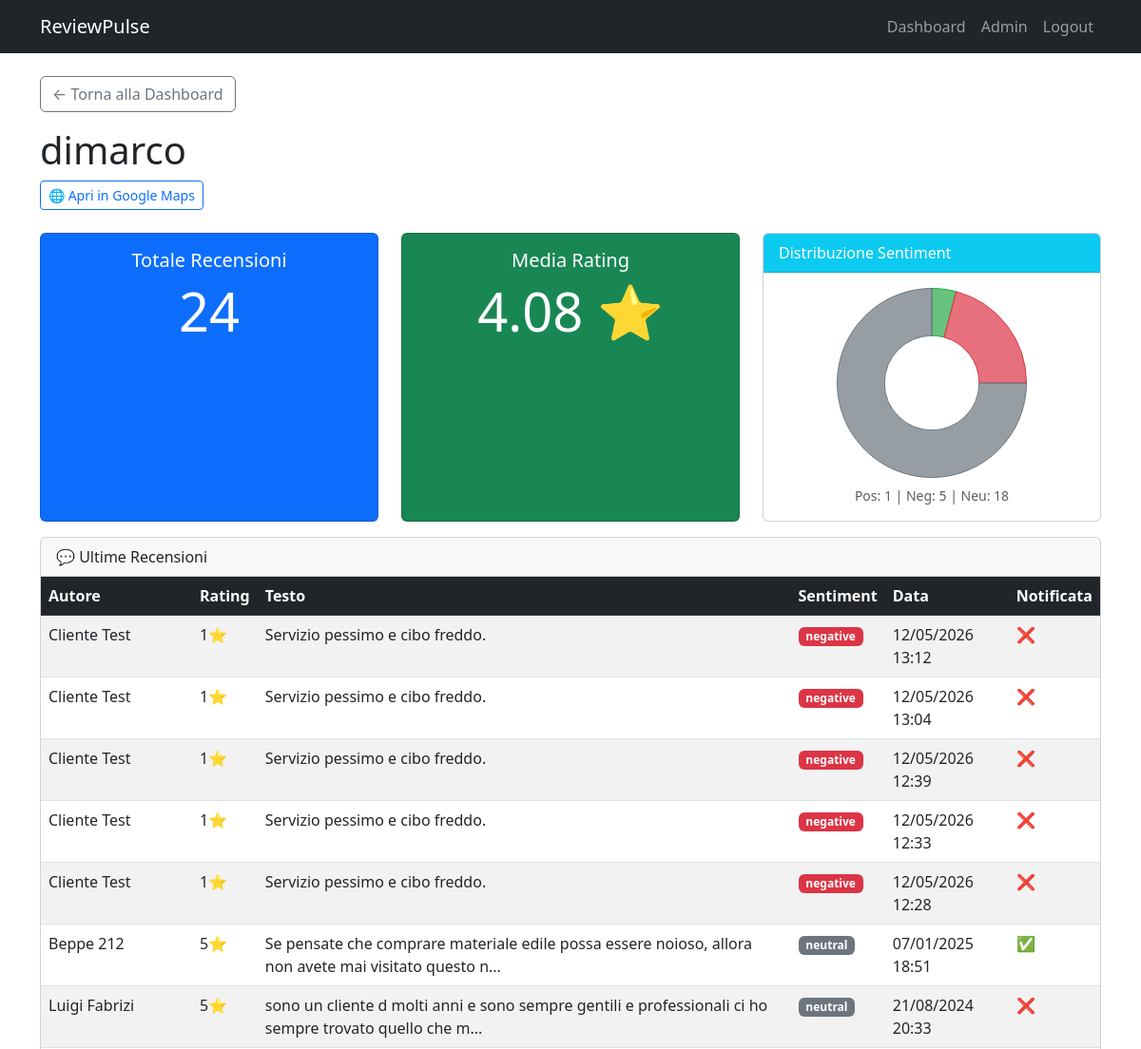
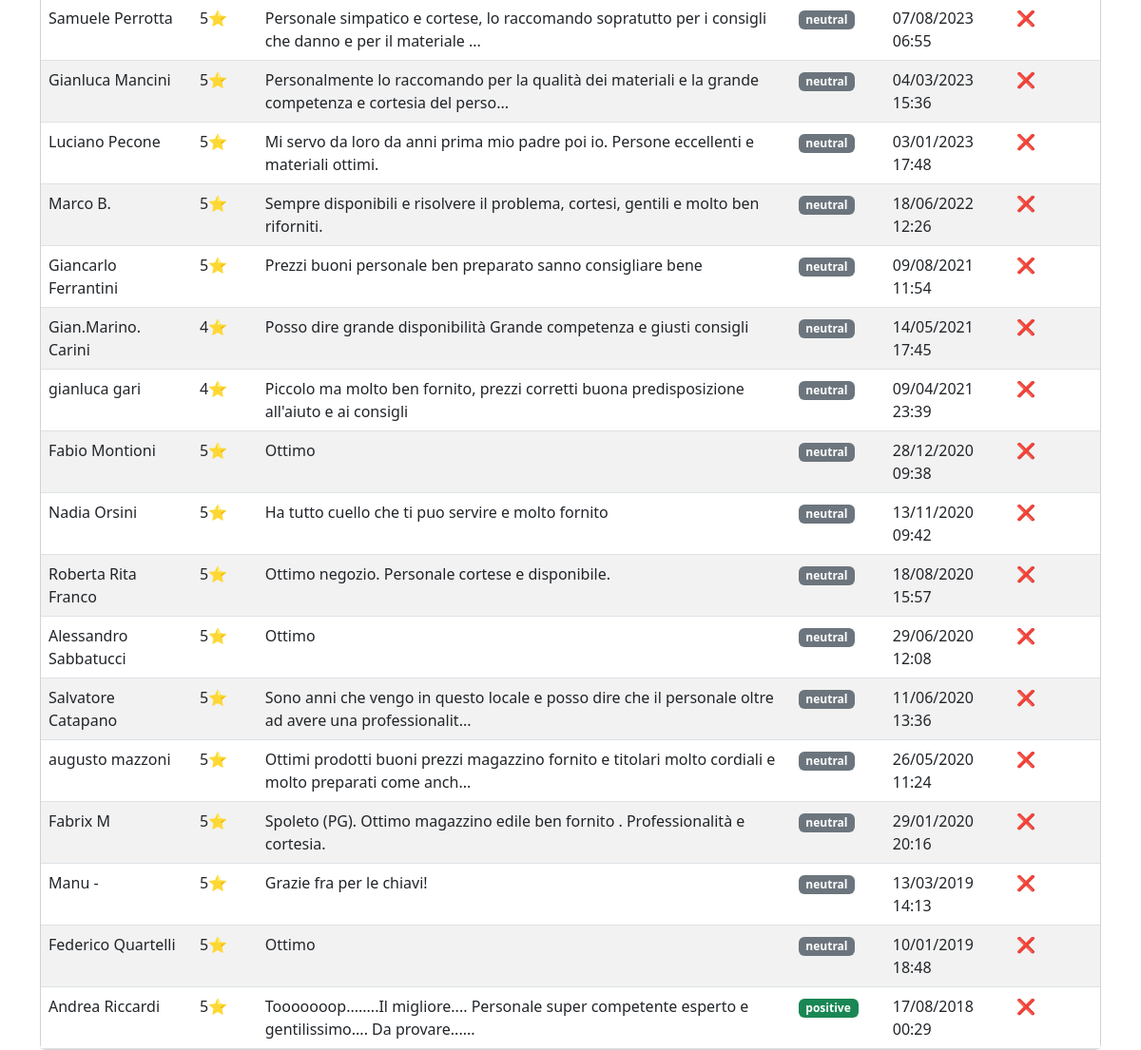
The page /place/1 (signed in) on the database its author committed (2 pictures, top to bottom).
### app/models.py (models this page shows)
class MonitoredPlace(db.Model):
    id = db.Column(db.Integer, primary_key=True)
    place_id = db.Column(db.String(512), nullable=False)
    place_name = db.Column(db.String(255), nullable=True)
    user_id = db.Column(db.Integer, db.ForeignKey('user.id'), nullable=False)
    reviews = db.relationship('Review', backref='place', lazy=True, cascade='all, delete-orphan')

class Review(db.Model):
    id = db.Column(db.Integer, primary_key=True)
    author_name = db.Column(db.String(100))
    rating = db.Column(db.Integer)
    text = db.Column(db.Text)
    time = db.Column(db.DateTime, default=datetime.utcnow)
    source = db.Column(db.String(50), default="Google")
    sentiment = db.Column(db.String(20))
    notified = db.Column(db.Boolean, default=False)
    response_sent = db.Column(db.Boolean, default=False)
    user_id = db.Column(db.Integer, db.ForeignKey('user.id'), nullable=False)
    place_id = db.Column(db.Integer, db.ForeignKey('monitored_place.id'), nullable=False)

### app/routes.py (the view)
@main.route('/place/<int:place_id>')
@login_required
def place_detail(place_id):
    place = MonitoredPlace.query.get_or_404(place_id)
    if place.user_id != current_user.id and not current_user.is_admin:
        flash('Accesso non autorizzato.', 'danger')
        return redirect(url_for('main.dashboard'))
    reviews = Review.query.filter_by(place_id=place.id).order_by(Review.time.desc()).all()
    total = len(reviews)
    positive = sum(1 for r in reviews if r.sentiment == 'positive')
    negative = sum(1 for r in reviews if r.sentiment == 'negative')
    neutral = sum(1 for r in reviews if r.sentiment == 'neutral')
    avg_rating = sum(r.rating for r in reviews) / total if total > 0 else 0
    chart_labels = ['Positive', 'Negative', 'Neutral']
    chart_data = [positive, negative, neutral]
    return render_template('place_detail.html',
                           place=place,
                           reviews=reviews,
                           total=total,
                           positive=positive,
                           negative=negative,
                           neutral=neutral,
                           avg_rating=round(avg_rating, 2),
                           chart_labels=chart_labels,
                           chart_data=chart_data)

### app/templates/place_detail.html (shortened to what this page needs)
{% extends "base.html" %}
{% block content %}
<div class="mb-3">
    <a href="{{ url_for('main.dashboard') }}" class="btn btn-outline-secondary">← Torna alla Dashboard</a>
</div>
<h1>{{ place.place_name or 'Locale senza nome' }}</h1>
<div class="mb-3">
    {% if place.place_id.startswith('http') %}
        <a href="{{ place.place_id }}" target="_blank" class="btn btn-outline-primary btn-sm">
            🌐 Apri in Google Maps
        </a>
    {% else %}
        <a href="https://www.google.com/maps/place/?q=place_id:{{ place.place_id }}" target="_blank" class="btn btn-outline-primary btn-sm">
            🌐 Apri in Google Maps
        </a>
    {% endif %}
</div>
<div class="row mt-4">
    <div class="col-md-4 mb-3">
        <div class="card text-white bg-primary h-100">
            <div class="card-body text-center">
                <h5 class="card-title">Totale Recensioni</h5>
                <p class="display-4">{{ total }}</p>
            </div>
        </div>
    </div>
    <div class="col-md-4 mb-3">
        <div class="card text-white bg-success h-100">
            <div class="card-body text-center">
                <h5 class="card-title">Media Rating</h5>
                <p class="display-4">{{ avg_rating }} ⭐</p>
            </div>
        </div>
    </div>
    <div class="col-md-4 mb-3">
        <div class="card h-100">
            <div class="card-header bg-info text-white">
                Distribuzione Sentiment
            </div>
            <div class="card-body d-flex flex-column align-items-center justify-content-center">
                <div style="max-width: 200px; width: 100%;">
                    <canvas id="sentimentChart" width="200" height="200"></canvas>
                </div>
                <div class="mt-2 small text-muted">
                    Pos: {{ positive }} | Neg: {{ negative }} | Neu: {{ neutral }}
                </div>
            </div>
        </div>
    </div>
</div>
<div class="card">
    <div class="card-header">💬 Ultime Recensioni</div>
    <div class="card-body p-0">
        <div class="table-responsive">
            <table class="table table-hover table-striped mb-0">
                <thead class="table-dark">
                    <tr>
                        <th>Autore</th>
                        <th>Rating</th>
                        <th>Testo</th>
                        <th>Sentiment</th>
                        <th>Data</th>
                        <th>Notificata</th>
                    </tr>
                </thead>
                <tbody>
                    {% for r in reviews %}
                    <tr>
                        <td>{{ r.author_name }}</td>
                        <td>{{ r.rating }}⭐</td>
                        <td>{{ r.text[:100] }}{% if r.text|length > 100 %}...{% endif %}</td>
                        <td>
                            <span class="badge bg-{{ 'danger' if r.sentiment=='negative' else 'success' if r.sentiment=='positive' else 'secondary' }}">
                                {{ r.sentiment }}
                            </span>
                        </td>
                        <td>{{ r.time.strftime('%d/%m/%Y %H:%M') }}</td>
                        <td>{{ '✅' if r.notified else '❌' }}</td>
                    </tr>
                    {% else %}
                    <tr>
                        <td colspan="6" class="text-center text-muted">Nessuna recensione ancora.</td>
                    </tr>
                    {% endfor %}
                </tbody>
            </table>
        </div>
    </div>
</div>
{% endblock %}
{% block scripts %}
<script>
    document.addEventListener('DOMContentLoaded', function() {
        var ctx = document.getElementById('sentimentChart').getContext('2d');
        new Chart(ctx, {
            type: 'doughnut',
            data: {
                labels: {{ chart_labels|tojson }},
                datasets: [{
                    label: 'Numero di recensioni',
                    data: {{ chart_data|tojson }},
                    backgroundColor: [
                        'rgba(40, 167, 69, 0.7)',
                        'rgba(220, 53, 69, 0.7)',
                        'rgba(108, 117, 125, 0.7)'
                    ],
                    borderColor: [
                        'rgba(40, 167, 69, 1)',
                        'rgba(220, 53, 69, 1)',
                        'rgba(108, 117, 125, 1)'
                    ],
                    borderWidth: 1
                }]
            },
            options: {
                responsive: true,
                maintainAspectRatio: true,
                plugins: {
                    legend: {
                        display: false   // nascondo legenda perché già riportata sotto
                    }
                }
            }
        });
    });
</script>
{% endblock %}

### app/templates/base.html (shortened to what this page needs)
<!DOCTYPE html>
<html lang="it">
<head>
    <link href="https://cdn.jsdelivr.net/npm/bootstrap@5.3.0/dist/css/bootstrap.min.css" rel="stylesheet">
</head>
<body>
    <nav class="navbar navbar-expand-lg navbar-dark bg-dark">
        <div class="container">
            <a class="navbar-brand" href="/">ReviewPulse</a>
            <div class="collapse navbar-collapse">
                <ul class="navbar-nav ms-auto">
                    {% if current_user.is_authenticated %}
                        <li class="nav-item"><a class="nav-link" href="{{ url_for('main.dashboard') }}">Dashboard</a></li>
                        {% if current_user.is_admin %}
                            <li class="nav-item"><a class="nav-link" href="{{ url_for('main.admin_panel') }}">Admin</a></li>
                        {% endif %}
                        <li class="nav-item"><a class="nav-link" href="{{ url_for('main.logout') }}">Logout</a></li>
                    {% else %}
                        <li class="nav-item"><a class="nav-link" href="{{ url_for('main.login') }}">Login</a></li>
                        <li class="nav-item"><a class="nav-link" href="{{ url_for('main.register') }}">Registrati</a></li>
                    {% endif %}
                </ul>
            </div>
        </div>
    </nav>
    <div class="container mt-4">
        {% block content %}{% endblock %}
    </div>
	{% block scripts %}{% endblock %}
</body>
</html>

### rows shown on the page
MonitoredPlace: place_name "dimarco"
Review: author_name "Cliente Test", rating "1", text "Servizio pessimo e cibo freddo.", sentiment "negative", time "12/05/2026 13:12", notified "❌"
Review: author_name "Cliente Test", rating "1", text "Servizio pessimo e cibo freddo.", sentiment "negative", time "12/05/2026 13:04", notified "❌"
Review: author_name "Cliente Test", rating "1", text "Servizio pessimo e cibo freddo.", sentiment "negative", time "12/05/2026 12:39", notified "❌"
Review: author_name "Cliente Test", rating "1", text "Servizio pessimo e cibo freddo.", sentiment "negative", time "12/05/2026 12:33", notified "❌"
Review: author_name "Cliente Test", rating "1", text "Servizio pessimo e cibo freddo.", sentiment "negative", time "12/05/2026 12:28", notified "❌"
Review: author_name "Beppe 212", rating "5", text "Se pensate che comprare materiale edile possa essere noioso, allora non avete mai visitato questo n", sentiment "neutral", time "07/01/2025 18:51", notified "✅"
Review: author_name "Luigi Fabrizi", rating "5", text "sono un cliente d molti anni e sono sempre gentili e professionali ci ho sempre trovato quello che m", sentiment "neutral", time "21/08/2024 20:33", notified "❌"
Review: author_name "Samuele Perrotta", rating "5", text "Personale simpatico e cortese, lo raccomando sopratutto per i consigli che danno e per il materiale", sentiment "neutral", time "07/08/2023 06:55", notified "❌"
Review: author_name "Gianluca Mancini", rating "5", text "Personalmente lo raccomando per la qualità dei materiali e la grande competenza e cortesia del perso", sentiment "neutral", time "04/03/2023 15:36", notified "❌"
Review: author_name "Luciano Pecone", rating "5", text "Mi servo da loro da anni prima mio padre poi io. Persone eccellenti e materiali ottimi.", sentiment "neutral", time "03/01/2023 17:48", notified "❌"
Review: author_name "Marco B.", rating "5", text "Sempre disponibili e risolvere il problema, cortesi, gentili e molto ben riforniti.", sentiment "neutral", time "18/06/2022 12:26", notified "❌"
Review: author_name "Giancarlo Ferrantini", rating "5", text "Prezzi buoni personale ben preparato sanno consigliare bene", sentiment "neutral", time "09/08/2021 11:54", notified "❌"
Review: author_name "Gian.Marino. Carini", rating "4", text "Posso dire grande disponibilità Grande competenza e giusti consigli", sentiment "neutral", time "14/05/2021 17:45", notified "❌"
Review: author_name "gianluca gari", rating "4", text "Piccolo ma molto ben fornito, prezzi corretti buona predisposizione all'aiuto e ai consigli", sentiment "neutral", time "09/04/2021 23:39", notified "❌"
Review: author_name "Fabio Montioni", rating "5", text "Ottimo", sentiment "neutral", time "28/12/2020 09:38", notified "❌"
Review: author_name "Nadia Orsini", rating "5", text "Ha tutto cuello che ti puo servire e molto fornito", sentiment "neutral", time "13/11/2020 09:42", notified "❌"
Review: author_name "Roberta Rita Franco", rating "5", text "Ottimo negozio. Personale cortese e disponibile.", sentiment "neutral", time "18/08/2020 15:57", notified "❌"
Review: author_name "Alessandro Sabbatucci", rating "5", text "Ottimo", sentiment "neutral", time "29/06/2020 12:08", notified "❌"
Review: author_name "Salvatore Catapano", rating "5", text "Sono anni che vengo in questo locale e posso dire che il personale oltre ad avere una professionalit", sentiment "neutral", time "11/06/2020 13:36", notified "❌"
Review: author_name "augusto mazzoni", rating "5", text "Ottimi prodotti buoni prezzi magazzino fornito e titolari molto cordiali e molto preparati come anch", sentiment "neutral", time "26/05/2020 11:24", notified "❌"
Review: author_name "Fabrix M", rating "5", text "Spoleto (PG). Ottimo magazzino edile ben fornito . Professionalità e cortesia.", sentiment "neutral", time "29/01/2020 20:16", notified "❌"
Review: author_name "Manu -", rating "5", text "Grazie fra per le chiavi!", sentiment "neutral", time "13/03/2019 14:13", notified "❌"
Review: author_name "Federico Quartelli", rating "5", text "Ottimo", sentiment "neutral", time "10/01/2019 18:48", notified "❌"
Review: author_name "Andrea Riccardi", rating "5", text "Tooooooop........Il migliore.... Personale super competente esperto e gentilissimo.... Da provare...", sentiment "positive", time "17/08/2018 00:29", notified "❌"

### other values the page prints
{{ total }} "24"
{{ avg_rating }} "4.08"
{{ positive }} "1"
{{ negative }} "5"
{{ neutral }} "18"
chart data {{ chart_data|tojson }} [1, 5, 18]
